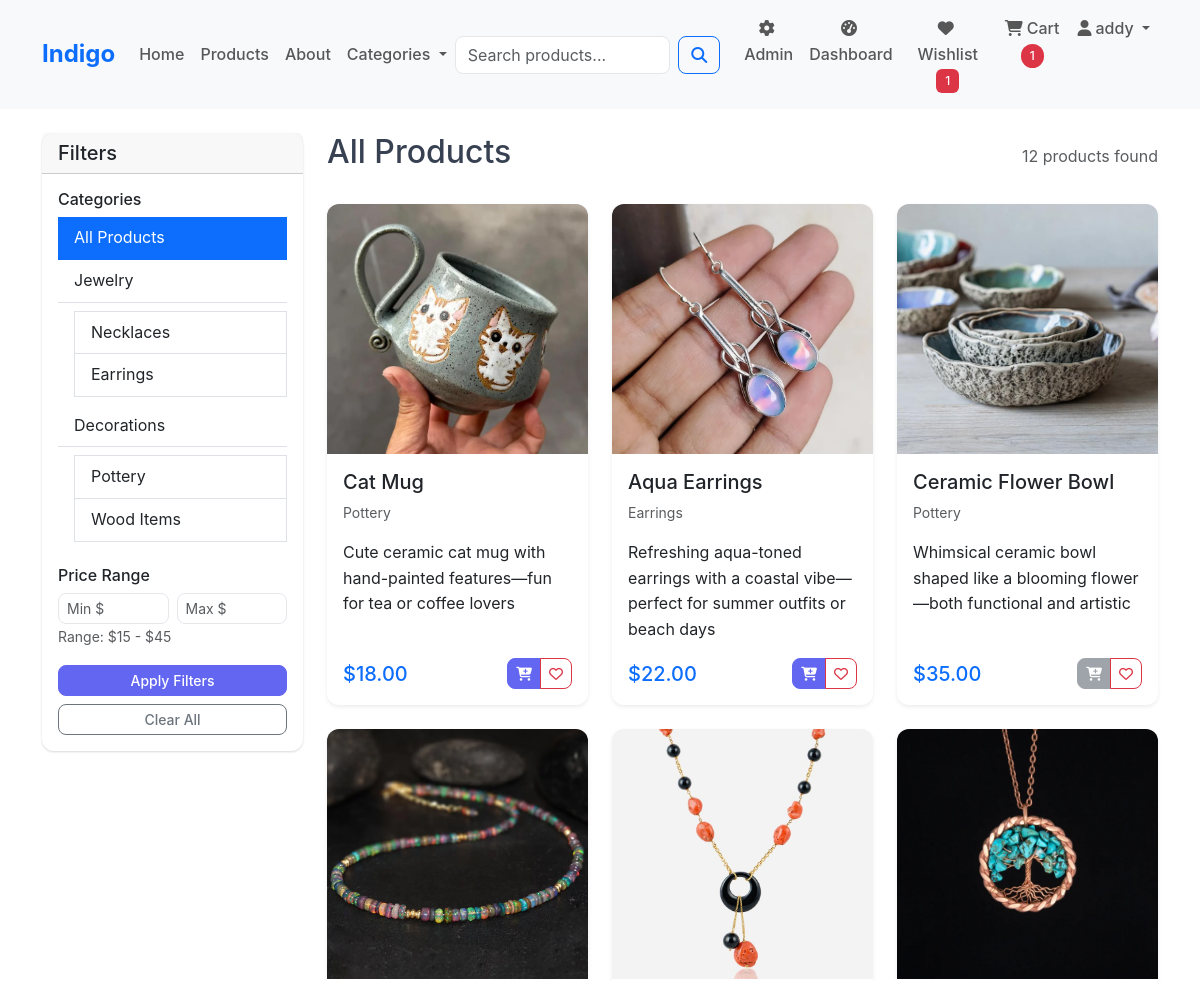
The page /products/ (signed in, upper part) on the database as committed earlier.
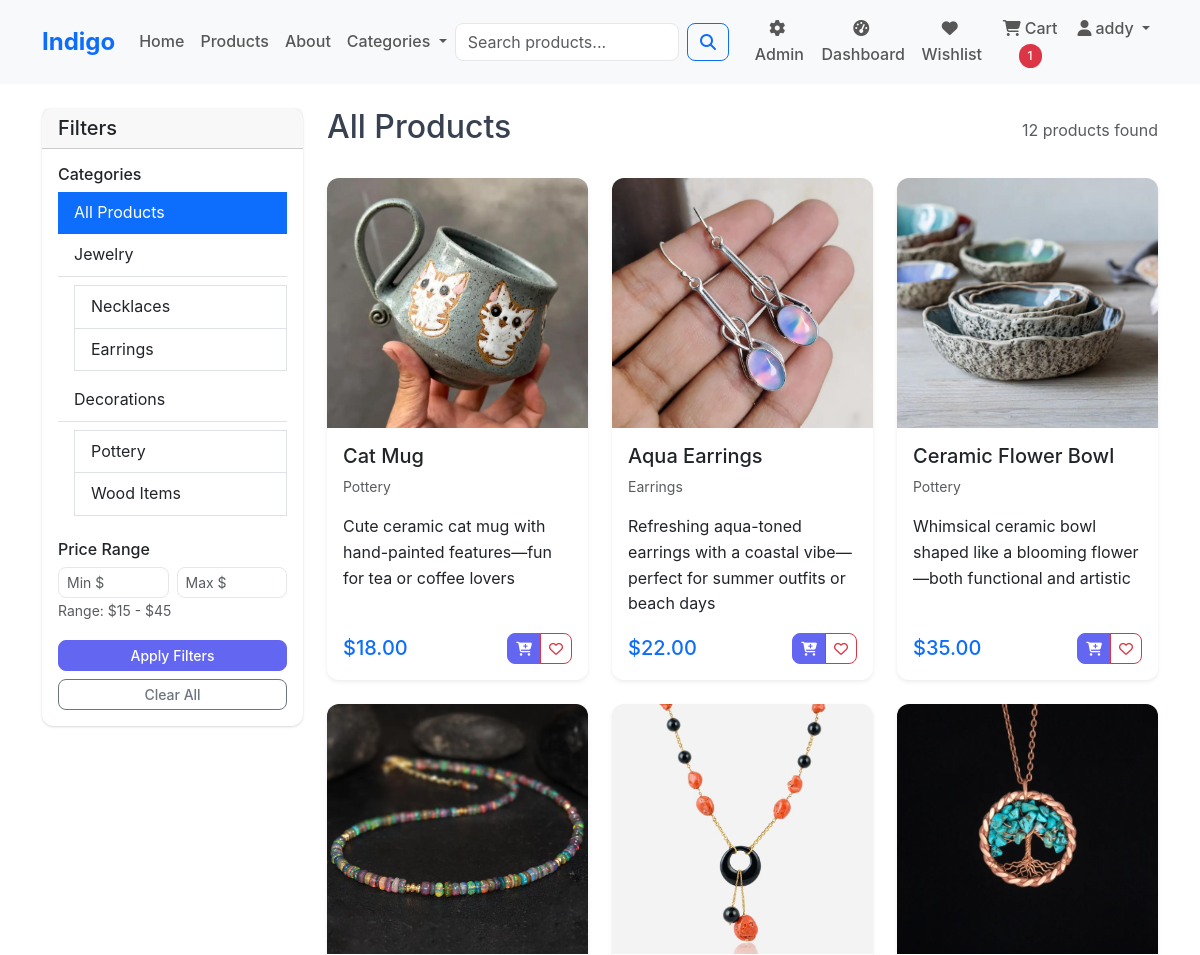
The same page on the database as committed later.
### store/models.py (models this page shows, shortened)
class Product(models.Model):
    name = models.CharField(max_length=200)
    description = models.TextField()
    price = models.DecimalField(
        max_digits=10,
        decimal_places=2,
        validators=[MinValueValidator(0.01)]
    )
    category = models.ForeignKey(Category, on_delete=models.CASCADE, related_name='products')
    subcategory = models.ForeignKey(Subcategory, on_delete=models.CASCADE, related_name='products', null=True, blank=True)
    image = models.ImageField(upload_to='products/', default='static/default.jpg') #upload to media directory
    stock_quantity = models.PositiveIntegerField(
        default=0,
        validators=[MaxValueValidator(9999)]
    )
    is_active = models.BooleanField(default=True) #is active on website
    featured = models.BooleanField(default=False) #is featured on home page
    created_by = models.ForeignKey(User, on_delete=models.SET_NULL, null=True, blank=True, related_name='created_products')
    created_at = models.DateTimeField(auto_now_add=True)
    updated_at = models.DateTimeField(auto_now=True)
    class Meta:
        ordering = ['-created_at']
        indexes = [
            models.Index(fields=['category', 'is_active']),
            models.Index(fields=['subcategory', 'is_active']),
            models.Index(fields=['featured', 'is_active']),
            models.Index(fields=['price']),
            models.Index(fields=['created_at']),
            models.Index(fields=['created_by']),
        ]

class Subcategory(models.Model):
    SUBCATEGORY_CHOICES = [
        ('pottery', 'Pottery'),
        ('wood', 'Wood Items'),
        ('necklaces', 'Necklaces'),
        ('earrings', 'Earrings'),
    ]
    name = models.CharField(max_length=50, choices=SUBCATEGORY_CHOICES, unique=True)
    category = models.ForeignKey(Category, on_delete=models.CASCADE, related_name='subcategories')
    description = models.TextField(blank=True)
    created_at = models.DateTimeField(auto_now_add=True)
    class Meta:
        verbose_name_plural = "Subcategories"
        unique_together = ('name', 'category')

### store/views.py (the view, shortened to what this page needs)
# urls.py: path('products/', views.product_list, name='product_list'),
def product_list(request):
    try:
        products = Product.objects.filter(is_active=True).select_related('category', 'subcategory')
        categories = Category.objects.all().prefetch_related('subcategories')
        category = request.GET.get('category', '').strip()
        if category:
            try:
                category_obj = Category.objects.get(name=category)
                products = products.filter(category=category_obj)
            except Category.DoesNotExist:
                category = ''
        subcategory = request.GET.get('subcategory', '').strip()
        if subcategory:
            try:
                subcategory_obj = Subcategory.objects.get(name=subcategory)
                products = products.filter(subcategory=subcategory_obj)
            except Subcategory.DoesNotExist:
                subcategory = ''
        min_price = request.GET.get('min_price', '').strip()
        max_price = request.GET.get('max_price', '').strip()
        search_query = request.GET.get('search', '').strip()
        if search_query:
            products = products.filter(
                Q(name__icontains=search_query) |
                Q(description__icontains=search_query)
            )
        all_products = Product.objects.filter(is_active=True)
        price_range = all_products.aggregate(
            min_price=Min('price'),
            max_price=Max('price')
        )
        if not price_range['min_price']:
            price_range = {'min_price': 0, 'max_price': 1000}
        current_category_obj = None
        if category:
            try:
                current_category_obj = Category.objects.get(name=category)
            except Category.DoesNotExist:
                pass
        return render(request, 'store/product_list.html', {
            'products': products,
            'categories': categories,
            'current_category': category,
            'current_category_obj': current_category_obj,
            'current_subcategory': subcategory,
            'search_query': search_query,
            'min_price': min_price,
            'max_price': max_price,
            'price_range': price_range
        })
    except Exception:
        return render(request, 'store/product_list.html', {
            'products': [],
            'categories': [],
            'current_category': '',
            'current_category_obj': None,
            'current_subcategory': '',
            'search_query': '',
            'min_price': '',
            'max_price': '',
            'price_range': {'min_price': 0, 'max_price': 1000}
        })

### Indigo/context_processors.py (called while the page is built)
def cart_count(request):
    if request.user.is_authenticated:
        try:
            cart = Cart.objects.get(user=request.user)
            return {'cart_count': cart.total_items}
        except Cart.DoesNotExist:
            return {'cart_count': 0}
    return {'cart_count': 0}

def wishlist_count(request):
    if request.user.is_authenticated:
        try:
            wishlist = Wishlist.objects.get(user=request.user)
            return {'wishlist_count': wishlist.total_items}
        except Wishlist.DoesNotExist:
            return {'wishlist_count': 0}
    return {'wishlist_count': 0}

### cart/models.py (called while the page is built)
    @property
    def total_items(self):
        return sum(item.quantity for item in self.items.all())

### wishlist/models.py (called while the page is built)
    @property
    def total_items(self):
        return self.products.count()

### store/templates/store/product_list.html (shortened to what the changed rows need)
{% extends 'base.html' %}
{% load static %}
{% block content %}
<div class="container py-4">
    <div class="row">
        <div class="col-lg-9">
            <div class="d-flex justify-content-between align-items-center mb-4">
                <h2>
                    {% if current_subcategory %}
                        {% for subcategory in current_category_obj.subcategories.all %}
                            {% if subcategory.name == current_subcategory %}
                                {{ subcategory.get_name_display }} Products
                            {% endif %}
                        {% endfor %}
                    {% elif current_category %}
                        {{ current_category_obj.get_name_display }} Products
                    {% elif search_query %}
                        Search Results for "{{ search_query }}"
                    {% else %}
                        All Products
                    {% endif %}
                </h2>
            </div>
            {% if products %}
            <div class="row g-4">
                {% for product in products %}
                <div class="col-lg-4 col-md-6">
                    <div class="card product-card h-100 border-0 shadow-sm" data-url="{% url 'store:product_detail' product.pk %}">
                        <img src="{{ product.image.url }}" class="card-img-top" alt="{{ product.name }}">
                        <div class="card-body d-flex flex-column">
                            <h5 class="card-title">{{ product.name }}</h5>
                            <p class="card-text text-muted small">{{ product.subcategory.get_name_display }}</p>
                            <p class="card-text flex-grow-1">{{ product.description|truncatewords:15 }}</p>
                            <div class="d-flex justify-content-between align-items-center">
                                <span class="h5 text-primary mb-0">${{ product.price }}</span>
                                {% if user.is_authenticated %}
                                <div class="btn-group">
                                    {% if product.stock_quantity > 0 %}
                                    <a href="{% url 'cart:add' product.id %}" class="btn btn-primary btn-sm" title="Add to Cart">
                                        <i class="fas fa-cart-plus"></i>
                                    </a>
                                    {% else %}
                                    <button class="btn btn-secondary btn-sm" disabled title="Out of Stock">
                                        <i class="fas fa-cart-plus"></i>
                                    </button>
                                    {% endif %}
                                    <a href="{% url 'wishlist:add' product.id %}" class="btn btn-outline-danger btn-sm wishlist-btn" title="Add to Wishlist">
                                        <i class="far fa-heart"></i>
                                    </a>
                                </div>
                                {% endif %}
                            </div>
                        </div>
                    </div>
                </div>
                {% endfor %}
            </div>
            {% endif %}
        </div>
    </div>
</div>
{% endblock %}

### templates/components/navbar.html (shortened to what this page needs)
{% load static %}
<nav class="navbar navbar-expand-lg navbar-light bg-light sticky-top">
    <div class="container">
        <a class="navbar-brand fw-bold text-primary" href="{% url 'store:home' %}">
            Indigo
        </a>
        <div class="collapse navbar-collapse" id="navbarNav">
            <ul class="navbar-nav me-auto">
                <li class="nav-item">
                    <a class="nav-link" href="{% url 'store:home' %}">Home</a>
                </li>
                <li class="nav-item">
                    <a class="nav-link" href="{% url 'store:product_list' %}">Products</a>
                </li>
                <li class="nav-item">
                    <a class="nav-link" href="{% url 'store:about' %}">About</a>
                </li>
                <li class="nav-item dropdown">
                    <a class="nav-link dropdown-toggle" href="#" role="button" data-bs-toggle="dropdown">
                        Categories
                    </a>
                </li>
            </ul>
            <form class="d-flex me-3 d-none d-lg-flex" method="GET" action="{% url 'store:product_list' %}" id="searchForm">
                <input class="form-control me-2" type="search" name="search" placeholder="Search products..." value="{{ search_query }}" maxlength="100">
                <button class="btn btn-outline-primary" type="submit">
                    <i class="fas fa-search"></i>
                </button>
            </form>
            <ul class="navbar-nav">
                {% if user.is_authenticated %}
                    {% if user.is_staff %}
                        <li class="nav-item">
                            <a class="nav-link" href="{% url 'employee_admin:dashboard' %}">
                                <i class="fas fa-cog me-1"></i>Admin
                            </a>
                        </li>
                    {% endif %}
                    <li class="nav-item">
                        <a class="nav-link" href="{% url 'dashboard:user' %}">
                            <i class="fas fa-tachometer-alt me-1"></i>Dashboard
                        </a>
                    </li>
                    <li class="nav-item">
                        <a class="nav-link" href="{% url 'wishlist:view' %}">
                            <i class="fas fa-heart me-1"></i>Wishlist
                            {% if wishlist_count > 0 %}
                                <span class="badge bg-danger">{{ wishlist_count }}</span>
                            {% endif %}
                        </a>
                    </li>
                    <li class="nav-item">
                        <a class="nav-link" href="{% url 'cart:view' %}">
                            <i class="fas fa-shopping-cart me-1"></i>Cart
                            {% if cart_count > 0 %}
                                <span class="badge bg-danger rounded-pill">{{ cart_count }}</span>
                            {% endif %}
                        </a>
                    </li>
                    <li class="nav-item dropdown">
                        <a class="nav-link dropdown-toggle" href="#" role="button" data-bs-toggle="dropdown">
                            <i class="fas fa-user me-1"></i>{{ user.username|truncatechars:15 }}
                        </a>
                    </li>
                {% endif %}
            </ul>
        </div>
    </div>
</nav>

Rows that differ between the two databases and show on the page:
changed Product "Ceramic Flower Bowl": stock_quantity 0 → 2 (drawn)
Other text that changed with them:
{{ wishlist_count }}: "1" → (not shown)
